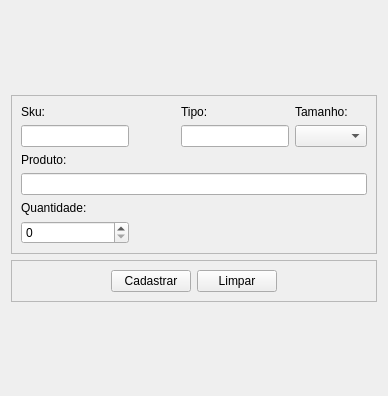
                <widget class="QWidget" name="Entrada">
                 <attribute name="title">
                  <string>Entrada</string>
                 </attribute>
                 <layout class="QVBoxLayout" name="verticalLayout_24">
                  <item>
                   <spacer name="verticalSpacer_7">
                    <property name="orientation">
                     <enum>Qt::Vertical</enum>
                    </property>
                    <property name="sizeHint" stdset="0">
                     <size>
                      <width>20</width>
                      <height>84</height>
                     </size>
                    </property>
                   </spacer>
                  </item>
                  <item>
                   <widget class="QFrame" name="frame_5">
                    <property name="frameShape">
                     <enum>QFrame::StyledPanel</enum>
                    </property>
                    <property name="frameShadow">
                     <enum>QFrame::Raised</enum>
                    </property>
                    <layout class="QGridLayout" name="gridLayout_4">
                     <item row="2" column="3">
                      <spacer name="horizontalSpacer_6">
                       <property name="orientation">
                        <enum>Qt::Horizontal</enum>
                       </property>
                       <property name="sizeHint" stdset="0">
                        <size>
                         <width>40</width>
                         <height>20</height>
                        </size>
                       </property>
                      </spacer>
                     </item>
                     <item row="2" column="2">
                      <spacer name="horizontalSpacer_5">
                       <property name="orientation">
                        <enum>Qt::Horizontal</enum>
                       </property>
                       <property name="sizeHint" stdset="0">
                        <size>
                         <width>40</width>
                         <height>20</height>
                        </size>
                       </property>
                      </spacer>
                     </item>
                     <item row="0" column="0">
                      <layout class="QVBoxLayout" name="verticalLayout_21">
                       <item>
                        <widget class="QLabel" name="label_11">
                         <property name="text">
                          <string>Sku:</string>
                         </property>
                        </widget>
                       </item>
                       <item>
                        <widget class="QLineEdit" name="txt_sku_entrada"/>
                       </item>
                      </layout>
                     </item>
                     <item row="0" column="2">
                      <layout class="QVBoxLayout" name="verticalLayout_22">
                       <item>
                        <widget class="QLabel" name="label_12">
                         <property name="text">
                          <string>Tipo:</string>
                         </property>
                        </widget>
                       </item>
                       <item>
                        <widget class="QLineEdit" name="txt_tipo_entrada"/>
                       </item>
                      </layout>
                     </item>
                     <item row="0" column="3">
                      <layout class="QVBoxLayout" name="verticalLayout_23">
                       <item>
                        <widget class="QLabel" name="label_13">
                         <property name="text">
                          <string>Tamanho:</string>
                         </property>
                        </widget>
                       </item>
                       <item>
                        <widget class="QComboBox" name="cb_tamanho_entrada"/>
                       </item>
                      </layout>
                     </item>
                     <item row="2" column="0">
                      <layout class="QVBoxLayout" name="verticalLayout_19">
                       <item>
                        <widget class="QLabel" name="label_15">
                         <property name="text">
                          <string>Quantidade:</string>
                         </property>
                        </widget>
                       </item>
                       <item>
                        <widget class="QSpinBox" name="spin_quantidade"/>
                       </item>
                      </layout>
                     </item>
                     <item row="1" column="0" colspan="4">
                      <layout class="QVBoxLayout" name="verticalLayout_20">
                       <item>
                        <widget class="QLabel" name="label_14">
                         <property name="text">
                          <string>Produto:</string>
                         </property>
                        </widget>
                       </item>
                       <item>
                        <widget class="QLineEdit" name="txt_nome_entrada"/>
                       </item>
                      </layout>
                     </item>
                     <item row="2" column="1">
                      <spacer name="horizontalSpacer_7">
                       <property name="orientation">
                        <enum>Qt::Horizontal</enum>
                       </property>
                       <property name="sizeHint" stdset="0">
                        <size>
                         <width>40</width>
                         <height>20</height>
                        </size>
                       </property>
                      </spacer>
                     </item>
                    </layout>
                   </widget>
                  </item>
                  <item>
                   <widget class="QFrame" name="frame_6">
                    <property name="frameShape">
                     <enum>QFrame::StyledPanel</enum>
                    </property>
                    <property name="frameShadow">
                     <enum>QFrame::Raised</enum>
                    </property>
                    <layout class="QHBoxLayout" name="horizontalLayout_6">
                     <item>
                      <spacer name="horizontalSpacer_19">
                       <property name="orientation">
                        <enum>Qt::Horizontal</enum>
                       </property>
                       <property name="sizeHint" stdset="0">
                        <size>
                         <width>40</width>
                         <height>20</height>
                        </size>
                       </property>
                      </spacer>
                     </item>
                     <item>
                      <widget class="QPushButton" name="btn_cadastrar_entrada">
                       <property name="text">
                        <string>Cadastrar</string>
                       </property>
                      </widget>
                     </item>
                     <item>
                      <widget class="QPushButton" name="btn_limpar_entrada">
                       <property name="text">
                        <string>Limpar</string>
                       </property>
                      </widget>
                     </item>
                     <item>
                      <spacer name="horizontalSpacer_20">
                       <property name="orientation">
                        <enum>Qt::Horizontal</enum>
                       </property>
                       <property name="sizeHint" stdset="0">
                        <size>
                         <width>40</width>
                         <height>20</height>
                        </size>
                       </property>
                      </spacer>
                     </item>
                    </layout>
                   </widget>
                  </item>
                  <item>
                   <spacer name="verticalSpacer_8">
                    <property name="orientation">
                     <enum>Qt::Vertical</enum>
                    </property>
                    <property name="sizeHint" stdset="0">
                     <size>
                      <width>20</width>
                      <height>83</height>
                     </size>
                    </property>
                   </spacer>
                  </item>
                 </layout>
                </widget>
